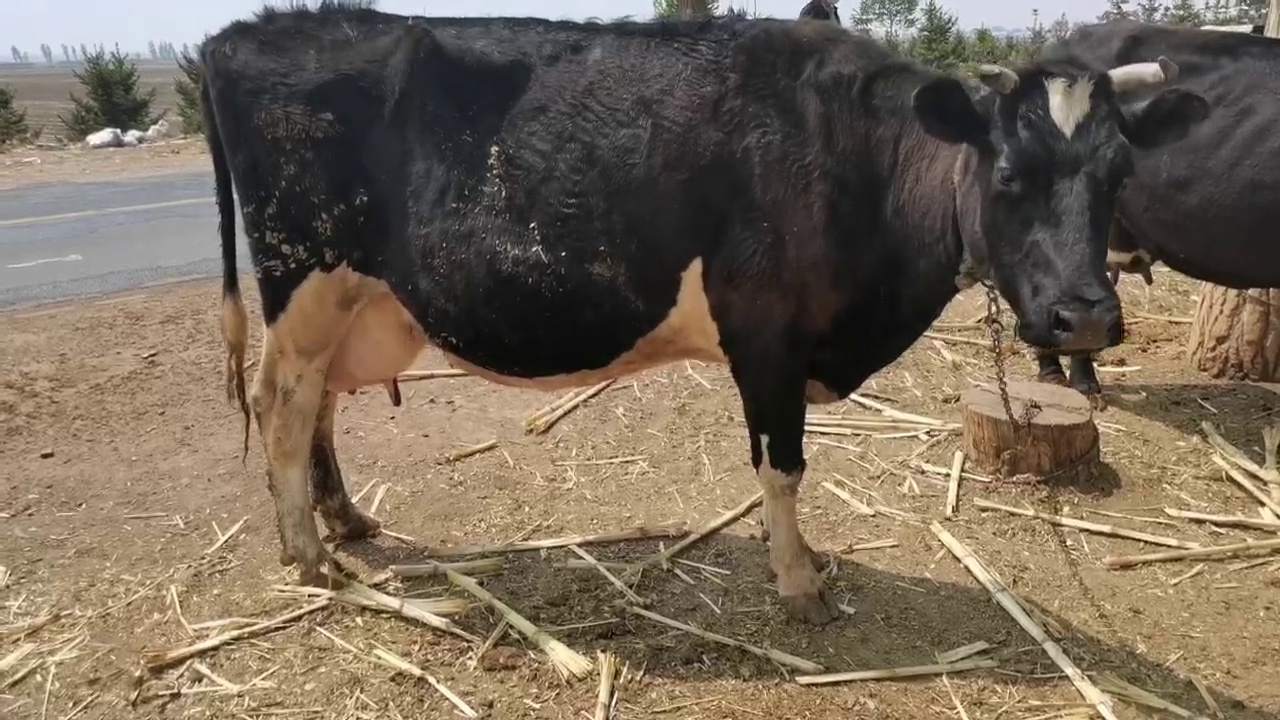
#> input picture myutils/grad_cam/1000000050.jpg, 1280 x 720 px
$ python -i Mytransform.py   (imports and definitions only)
#> lines starting #> are read from the running program, lines starting #| are printed output that depends on the picture
import random
import numpy as np

from PIL import Image,ImageEnhance

class Gaussian(object):
    # [30 lines left out: functions __init__, __call__, not called in this run]


class pepper_salt(object):
    def __init__(self,p=0.5,percentage=0.1) -> None:
        self.p = p
        self.percentage = percentage

    # [15 lines left out: function __call__, not called in this run]


class Add_Pepper_Noise(object):
    """"
    Args:
        snr (float): Signal Noise Rate概率值
        p (float): 概率值， 依概率执行
    """

    # [23 lines left out: functions __init__, __call__, not called in this run]

class bright_contrast_color_sharpness(object):
    '''
    概率，亮度，对比度，色度，锐度
    '''
    def __init__(self,p=0.5,bright=1,contrast=1,color=1,sharpness=1) -> None:
        self.bright = bright
        self.contrast = contrast
        self.color = color
        self.sharpness = sharpness
        self.p = p

    def __call__(self,img):
        if np.random.random_sample(1) < self.p:
            bright_enhancer = ImageEnhance.Brightness(img)
            img = bright_enhancer.enhance(self.bright)

            constrast_enchancer = ImageEnhance.Contrast(img)
            img = constrast_enchancer.enhance(self.contrast)

            color_enchancer = ImageEnhance.Color(img)
            img = color_enchancer.enhance(self.color)

            sharpness_enchancer = ImageEnhance.Contrast(img)
            img = sharpness_enchancer.enhance(self.sharpness)

        return img

>>> import cv2
>>> picture = cv2.imread('grad_cam/1000000050.jpg', cv2.IMREAD_GRAYSCALE)
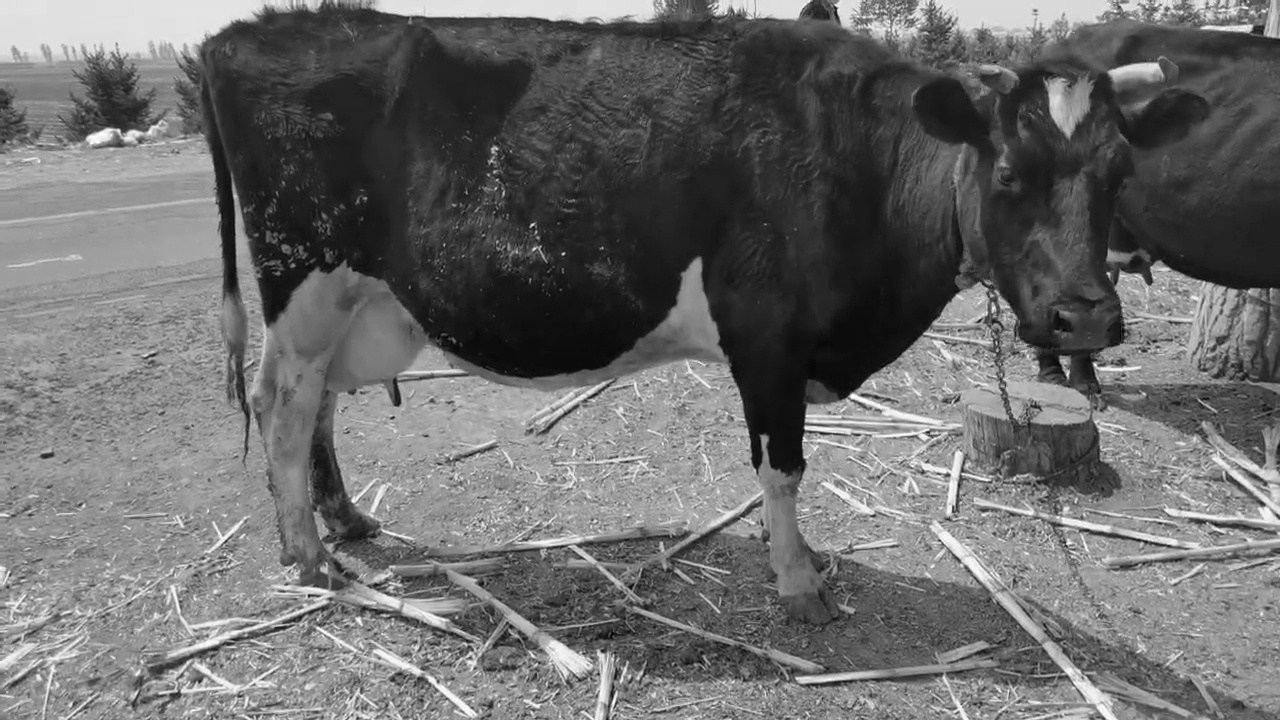
#> picture: shape (720, 1280); min 0, max 255, mean 107.2
>>> result = bright_contrast_color_sharpness()(picture)

$ run again, on myutils/grad_cam/100000396.jpg
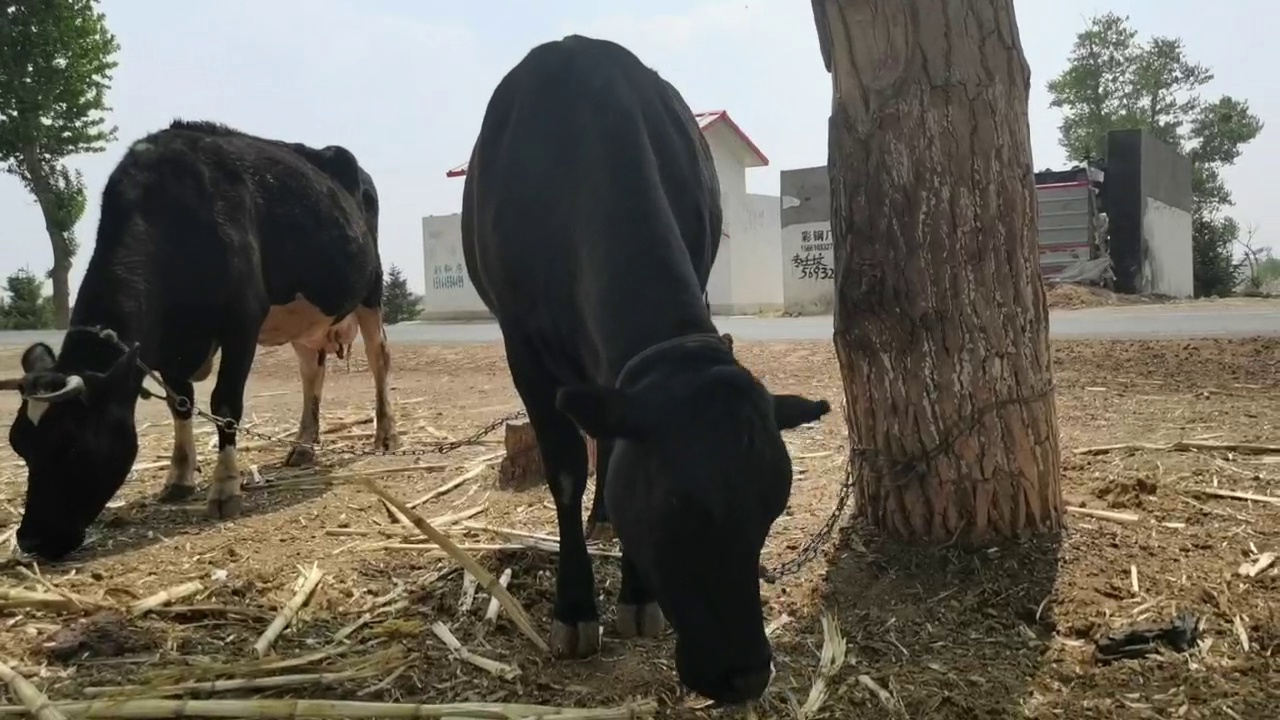
#> input picture myutils/grad_cam/100000396.jpg, 1280 x 720 px
#> `picture = cv2.imread('grad_cam/1000000050.jpg', cv2.IMREAD_GRAYSCALE)`:
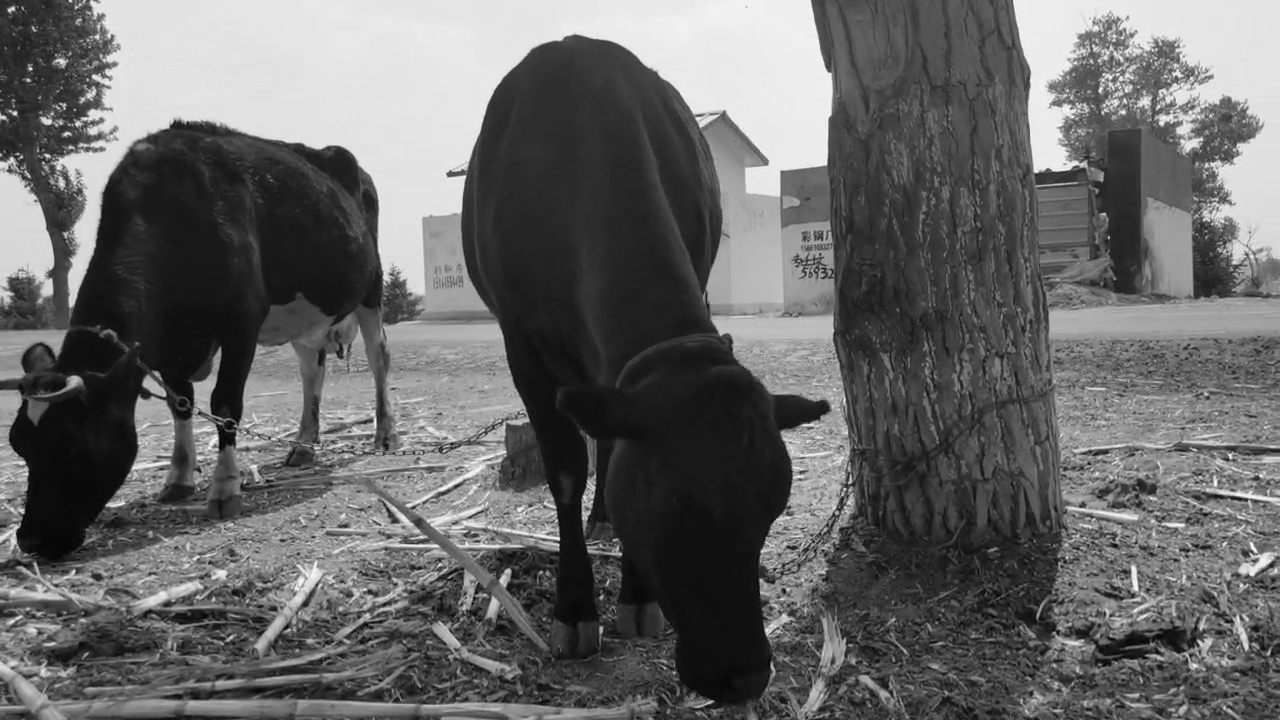
#> picture: shape (720, 1280); min 0, max 255, mean 102.5

$ run again, on myutils/grad_cam/1100000060.jpg
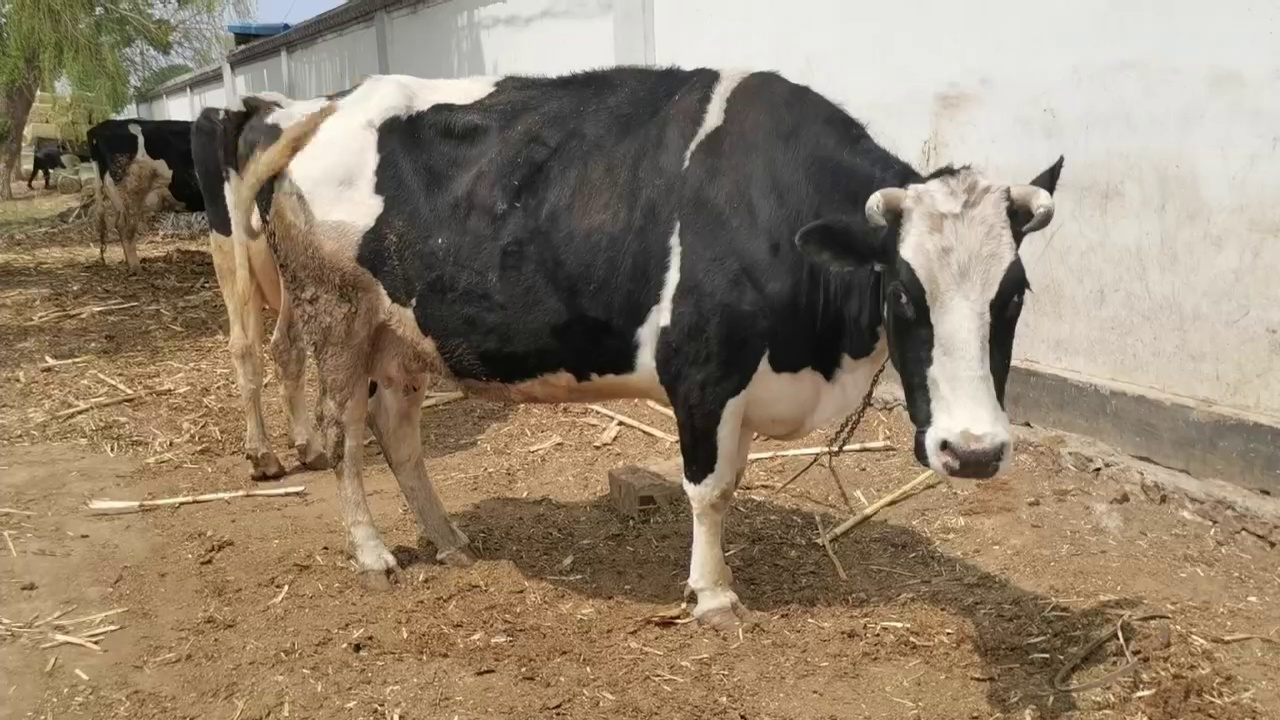
#> input picture myutils/grad_cam/1100000060.jpg, 1280 x 720 px
#> `picture = cv2.imread('grad_cam/1000000050.jpg', cv2.IMREAD_GRAYSCALE)`:
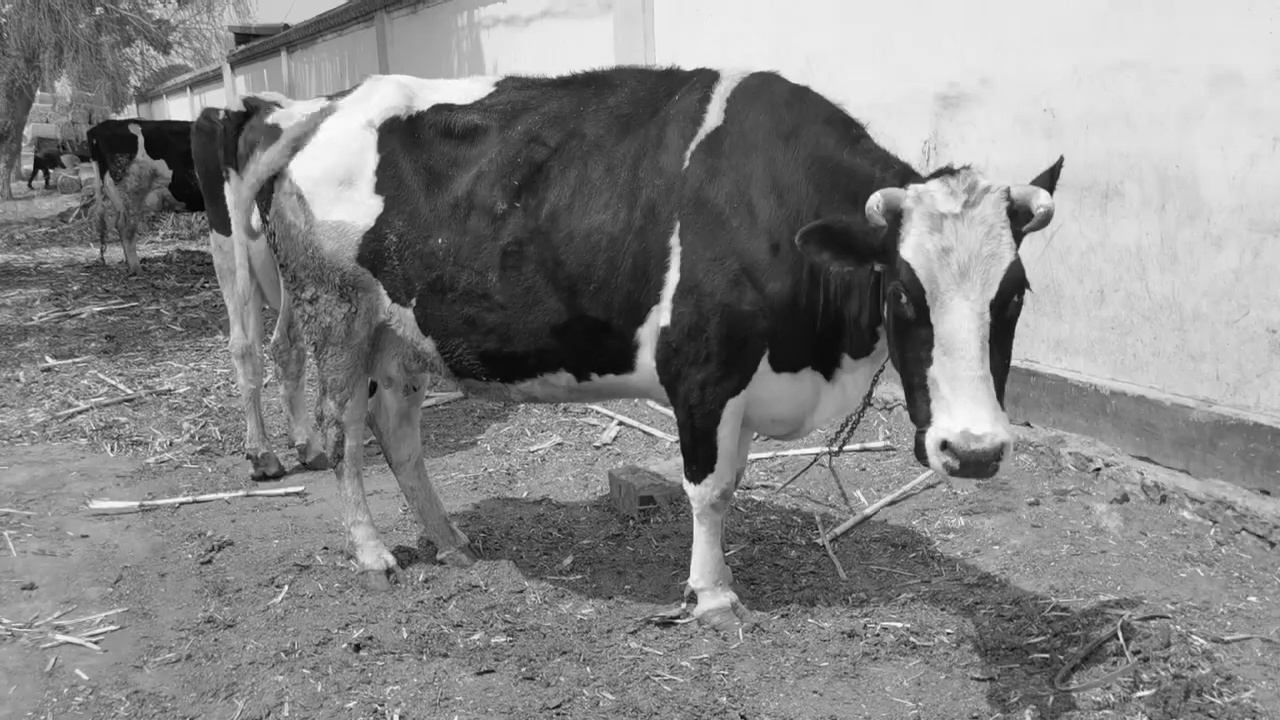
#> picture: shape (720, 1280); min 2, max 255, mean 133.7

$ run again, on myutils/grad_cam/400000430.jpg
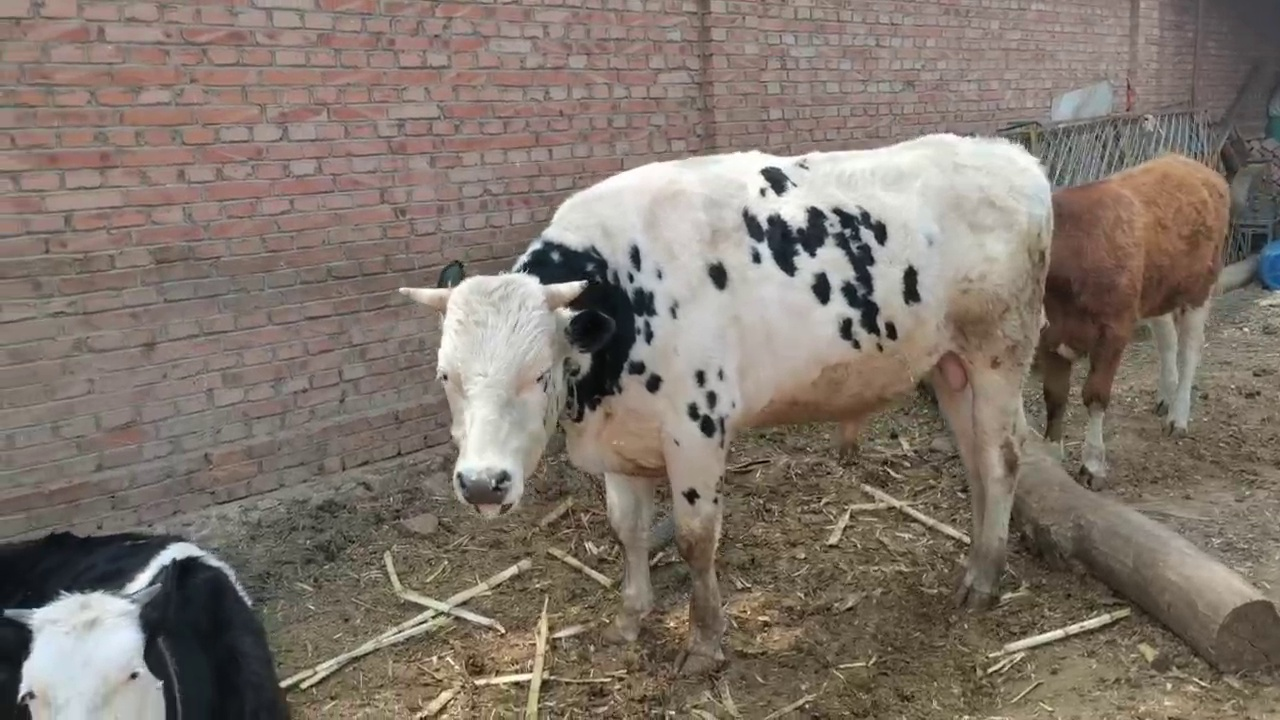
#> input picture myutils/grad_cam/400000430.jpg, 1280 x 720 px
#> `picture = cv2.imread('grad_cam/1000000050.jpg', cv2.IMREAD_GRAYSCALE)`:
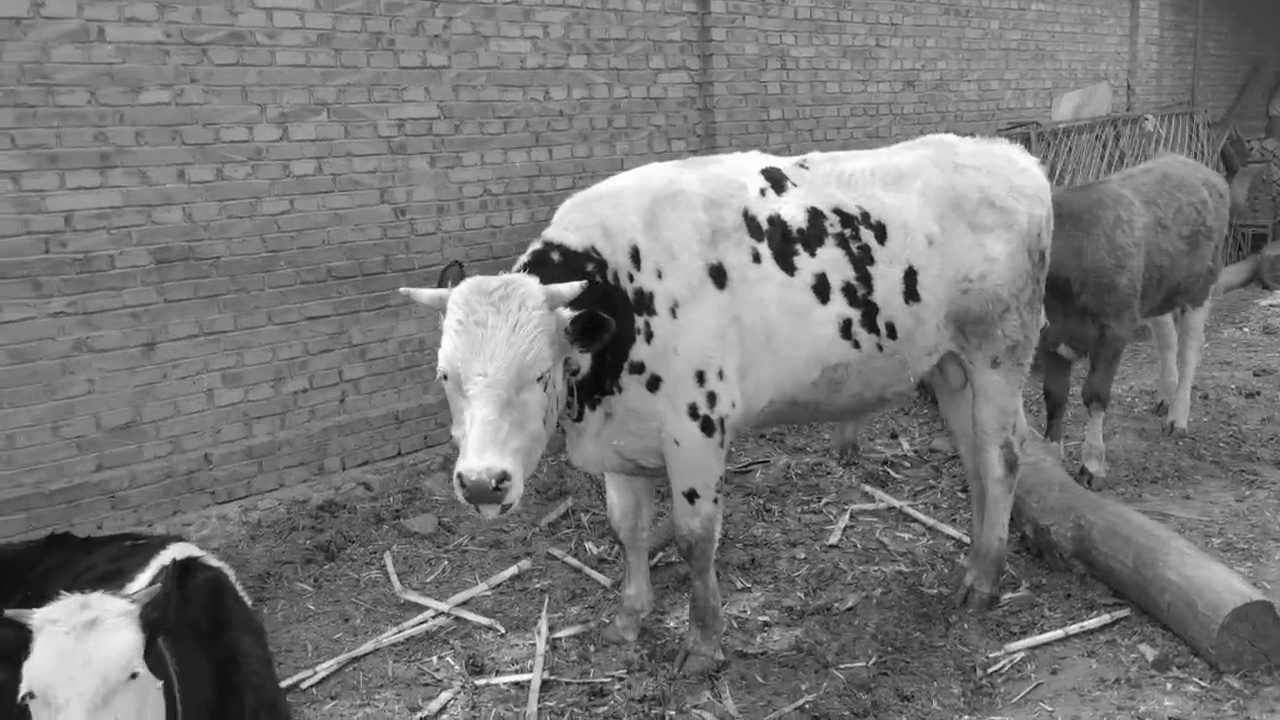
#> picture: shape (720, 1280); min 0, max 255, mean 120.2
